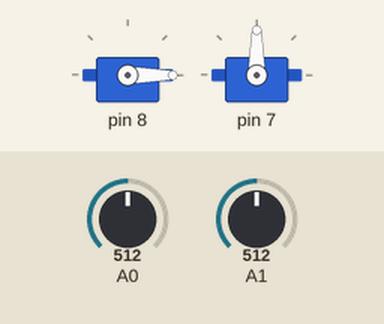
A sketch run on a simulated Arduino Uno, built with avr-gcc and run on an emulated ATmega328P. On the bench: 2 × servo. The inputs (shaded band) are chosen by the test bench; at power-on: A0 = 512, A1 = 512. What the sketch prints to the serial monitor is not drawn.

Above: at 0.1 s.
At 3.1 s:
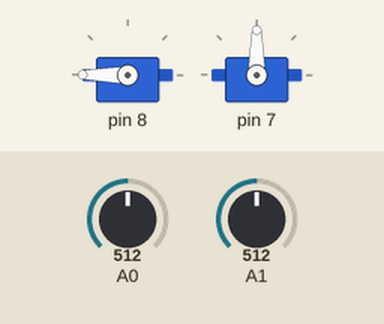
At 6.1 s:
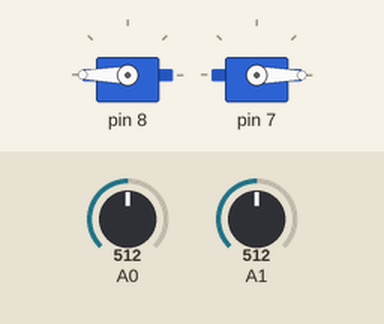
At 12.1 s:
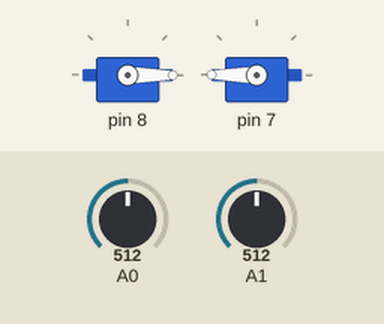
Timing chart, 0 to 13.6 s (numbered marks = the images above):
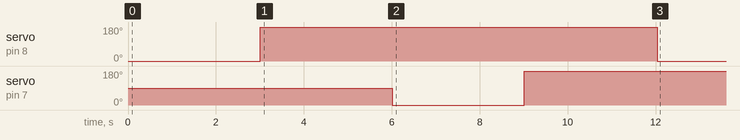

Measured:
- by itself, servo on pin 8: 0° → 180° at 3.0 s, → 0° 9.0 s later

The sketch:

haptic.ino
```cpp
#include"joint.h"

/*Declarations*/
joint bot;
joint suit;

void setup() {
  Serial.begin(9600);
  bot.init(1, 8, A1, 528, 82);
  suit.init(2, 7, A0, 508, 136);

  bot.calibrate();
  suit.calibrate();


}

void loop() {

  int b = bot.whatAngle();
  int s = suit.whatAngle();

  Serial.print("Suit Rotated to ");
  Serial.print(s);
  Serial.print("       bot Rotated to ");
  Serial.println(b);

  if ( (b - s) > 10 || (b - s) < -10 ) {
    suit.attachit();
    suit.rotate(b);
    delay(1000);
    suit.unattach();
  }
  else {

    bot.rotate(s - (s % 3));
  }


  //  for (int i = 0; i < 181; i++) {
  //    bot.rotate(i);
  //    Serial.print("i = ");
  //    Serial.print(i);
  //
  //    Serial.print(" ");
  //    delay(1500);
  //    Serial.println(bot.whatAngle());
  //    delay(1000);
  //  }


}
```

joint.h
```cpp
#include<Servo.h>

Servo S[20];
int langle = 0, uangle = 180;

class joint {
  private:
    float  mean, reading[20], test, angle;

    boolean done;
  public:
    float upper, lower;
    int pin, num, servoPin;
    float mapfloat(long x, long in_min, long in_max, long out_min, long out_max);

    void calibrate();
    void rotate(int angle);

    void init(int no, int xservoPin, int xAnglePin, int u, int l);
    void init (int no, int xservoPin, int xAnglePin);

    float whatAngle();

    void unattach();
    void attachit();
};

int isConstricted(int x, int y) {
int t=3;
  if (      abs(x - y) > t     )
    return 0;
  else
    return 1;
}
```

joint.ino
```cpp
#include<Servo.h>


inline float joint::mapfloat(long x, long in_min, long in_max, long out_min, long out_max)
{
  return (float)(x - in_min) * (out_max - out_min) / (float)(in_max - in_min) + out_min;
}
void joint::calibrate() {
  Serial.print("####Calibration started of servono=");
  Serial.println(num);
  S[num].write(langle);
  delay(3000);
  lower = analogRead(pin);
  Serial.print("Lower = ");
  Serial.println(lower);

  S[num].write(uangle);
  delay(3000);
  upper = analogRead(pin);
  Serial.print("Upper = ");
  Serial.println(upper);
  Serial.println("###End of calibration");

}
void joint::rotate(int angle) {
  S[num].write(angle);
}
void joint::attachit() {
  S[num].attach(servoPin);
}
void joint::init(int no, int xservoPin, int xAnglePin, int u, int l) {
  num = no;
  S[num].attach(xservoPin);
  pin = xAnglePin;
  servoPin = xservoPin;
  upper = u;
  lower = l;
  mean = 0;
}
void joint::init (int no, int xservoPin, int xAnglePin) {
  num = no;
  S[num].attach(xservoPin);
  pin = xAnglePin;
  upper = 470;
  lower = 114;
}

inline float joint::whatAngle() {
  /*
  int trial = 20, reject = 6;
  // int trial = 1, reject = 0;
  int aangle;
  for (int i = 0; i < 20; i++)
  {
    reading[i] = analogRead(pin);
    delay(3);
  }

  done = false;
  while (done != true) {
    done = true;
    for (int j = 0; j < trial; j++) {
      if (reading[j] > reading[j + 1]) {
        test = reading[j + 1];
        reading [j + 1] = reading[j] ;
        reading[j] = test;
        done = false;
      }
    }
  }
  mean = 0;

  for (int i = reject; i < trial - reject ; i++)
  {
    mean += reading[i];
  }
  mean /= (trial - 2 * reject);*/

  mean = analogRead(pin);

  angle = mapfloat(mean, (lower), (upper), langle, uangle);
  return (angle);

}

void joint::unattach() {
  S[num].detach();
}
```
